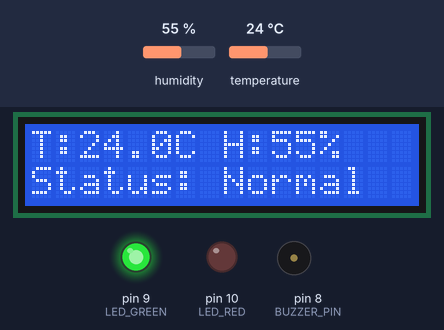
A sketch run on a simulated Arduino Uno, built with avr-gcc and run on an emulated ATmega328P. Parts: 16×2 character LCD, output pins drawn as LEDs (lit = HIGH), buzzer (waves = sounding). Inputs (shaded band) come from the test bench; at power-on: temperature 24 °C, humidity 55 %. What the sketch prints to the serial monitor is not drawn.

Above: at 1.2 s.
1.3 s: temperature set to 34.7 °C
At 3.4 s:
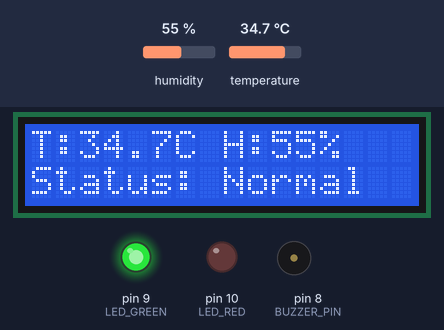
4.0 s: temperature set to 35.9 °C
At 5.1 s:
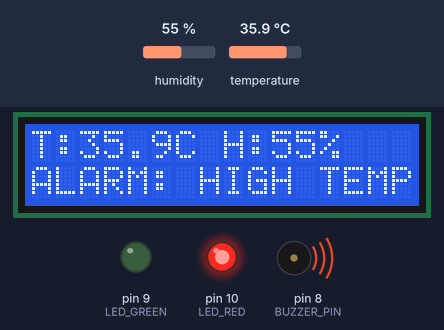
6.7 s: humidity set to 22 %
At 8.5 s:
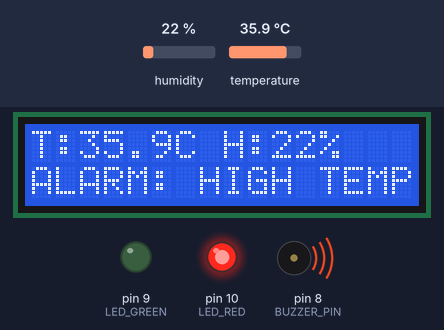
9.7 s: humidity set to 40 %
At 11.4 s:
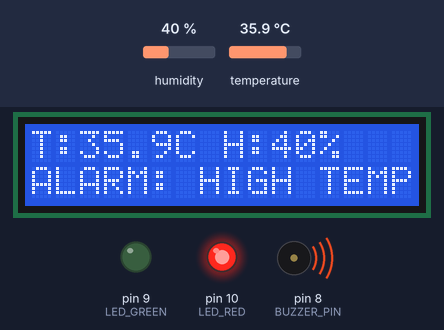
12.4 s: temperature set to 12 °C
At 14.8 s:
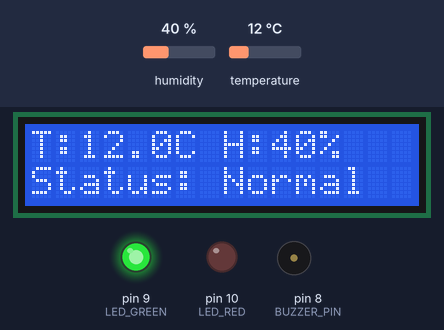
Timing chart, 0 to 16.3 s (numbered marks = the images above; inputs shaded):
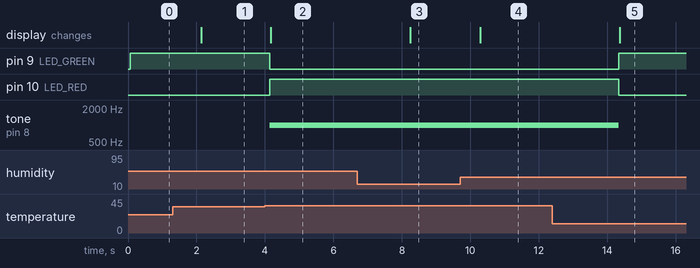

Measured:
- the behaviour switches between 35 and 35.1 °C on temperature (found by bisection; images 1 and 2)
- after the input at 1.3 s, the display: changes after 0.84 s (image 1)
- after the input at 4.0 s, pin 9 (LED_GREEN): HIGH → LOW after 0.14 s; pin 10 (LED_RED): LOW → HIGH after 0.14 s; tone on pin 8 (BUZZER_PIN): silent → 1000 Hz after 0.14 s; the display: changes after 0.17 s (image 2)
- after the input at 6.7 s, the display: changes after 1.6 s (image 3)
- after the input at 9.7 s, the display: changes after 0.59 s (image 4)
- after the input at 12.4 s, pin 9 (LED_GREEN): LOW → HIGH after 1.9 s; pin 10 (LED_RED): HIGH → LOW after 1.9 s; tone on pin 8 (BUZZER_PIN): 1000 Hz → silent after 1.9 s; the display: changes after 2.0 s (image 5)

The sketch:

day4_lcd_alarm.ino
```cpp
// Day 4: I2C LCD, buzzer and LED indicators driven by DHT22 temperature
#include <Wire.h>
#include <LiquidCrystal_I2C.h>
#include <DHT.h>

#define DHT_PIN     2
#define DHT_TYPE    DHT22
#define BUZZER_PIN  8
#define LED_GREEN   9
#define LED_RED     10

#define TEMP_HIGH   35.0   // alarm threshold in degrees C

DHT dht(DHT_PIN, DHT_TYPE);
LiquidCrystal_I2C lcd(0x27, 16, 2);

// ---------- Output functions ----------
void showNormal() {
  digitalWrite(LED_GREEN, HIGH);
  digitalWrite(LED_RED, LOW);
  noTone(BUZZER_PIN);
}

void showAlarm() {
  digitalWrite(LED_GREEN, LOW);
  digitalWrite(LED_RED, HIGH);
  tone(BUZZER_PIN, 1000);        // 1 kHz beep
}

void showOnLcd(float temp, float hum, bool alarm) {
  lcd.clear();
  lcd.setCursor(0, 0);
  lcd.print("T:");
  lcd.print(temp, 1);
  lcd.print("C H:");
  lcd.print(hum, 0);
  lcd.print("%");
  lcd.setCursor(0, 1);
  lcd.print(alarm ? "ALARM: HIGH TEMP" : "Status: Normal");
}

// ---------- Main ----------
void setup() {
  Serial.begin(9600);
  pinMode(BUZZER_PIN, OUTPUT);
  pinMode(LED_GREEN, OUTPUT);
  pinMode(LED_RED, OUTPUT);
  dht.begin();
  lcd.init();
  lcd.backlight();
}

void loop() {
  float temp = dht.readTemperature();
  float hum  = dht.readHumidity();

  if (isnan(temp) || isnan(hum)) {
    Serial.println("DHT22 read error");
    noTone(BUZZER_PIN);
    lcd.clear();
    lcd.print("Sensor error");
    delay(2000);
    return;
  }

  bool alarm = (temp > TEMP_HIGH);

  if (alarm) showAlarm();
  else       showNormal();

  showOnLcd(temp, hum, alarm);

  Serial.print("Temp: ");
  Serial.print(temp);
  Serial.print(" C  Humidity: ");
  Serial.print(hum);
  Serial.print(" %  Alarm: ");
  Serial.println(alarm ? "ON" : "OFF");

  delay(2000);   // DHT22 needs about 2 s between reads
}
```
